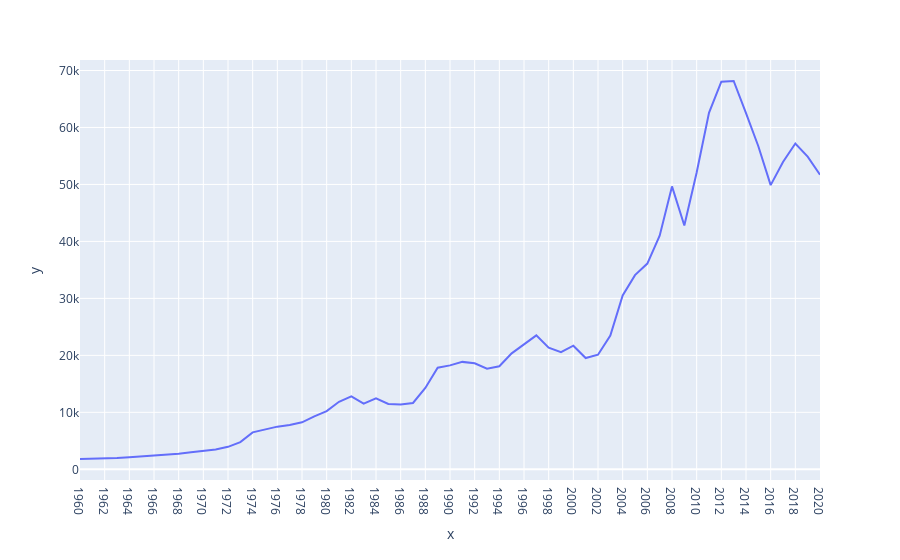

Notebook code for this chart:
### Code cell
fig.show()

### Figure 1 — Plotly figure (JSON) as saved in the notebook; plotly's stock layout.template omitted (floating-point values rounded to 4 significant figures)
{"data": [{"hovertemplate": "x=%{x}<br>y=%{y}<extra></extra>", "legendgroup": "", "line": {"color": "#636efa", "dash": "solid"}, "marker": {"symbol": "circle"}, "mode": "lines", "name": "", "orientation": "v", "showlegend": false, "x": ["1960", "1961", "1962", "1963", "1964", "1965", "1966", "1967", "1968", "1969", "1970", "1971", "1972", "1973", "1974", "1975", "1976", "1977", "1978", "1979", "1980", "1981", "1982", "1983", "1984", "1985", "1986", "1987", "1988", "1989", "1990", "1991", "1992", "1993", "1994", "1995", "1996", "1997", "1998", "1999", "2000", "2001", "2002", "2003", "2004", "2005", "2006", "2007", "2008", "2009", "2010", "2011", "2012", "2013", "2014", "2015", "2016", "2017", "2018", "2019", "2020"], "xaxis": "x", "y": [1811.0, 1878.0, 1855.0, 1967.0, 2131.0, 2281.0, 2344.0, 2580.0, 2724.0, 2992.0, 3305.0, 3496.0, 3950.0, 4772.0, 6484.0, 7006.0, 7490.0, 7778.0, 8256.0, 9297.0, 10210.0, 11850.0, 12790.0, 11540.0, 12450.0, 11460.0, 11380.0, 11650.0, 14280.0, 17830.0, 18240.0, 18860.0, 18600.0, 17670.0, 18080.0, 20360.0, 21900.0, 23510.0, 21350.0, 20560.0, 21700.0, 19530.0, 20120.0, 23490.0, 30510.0, 34080.0, 36120.0, 41000.0, 49650.0, 42780.0, 52090.0, 62570.0, 68030.0, 68160.0, 62510.0, 56710.0, 49880.0, 53930.0, 57180.0, 54880.0, 51690.0], "yaxis": "y", "type": "scatter"}], "layout": {"xaxis": {"anchor": "y", "domain": [0.0, 1.0], "title": {"text": "x"}}, "yaxis": {"anchor": "x", "domain": [0.0, 1.0], "title": {"text": "y"}}, "legend": {"tracegroupgap": 0}, "margin": {"t": 60}}}
